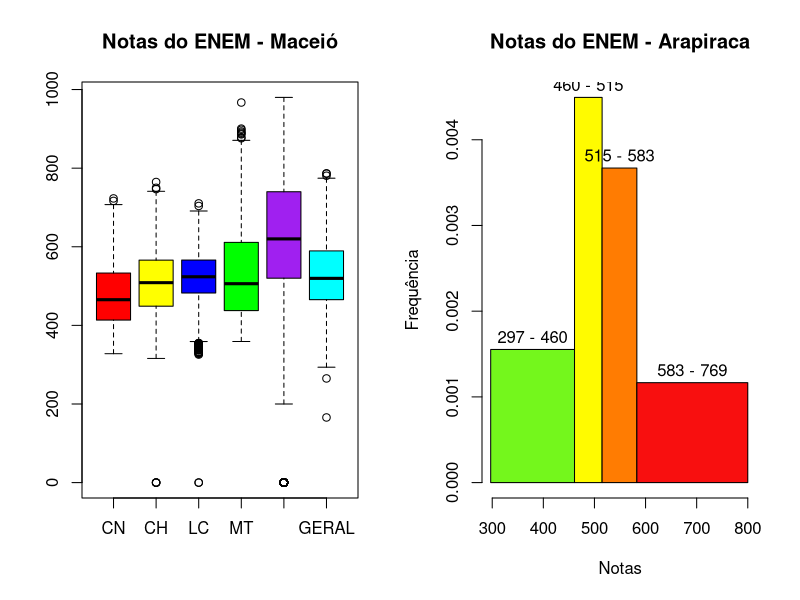

The R script that drew this image:
# 1º a)

enem <- read.csv("./data/ENEM-AL-2019.csv", header = TRUE, dec = ".")

maceio <- subset(enem, enem$NO_MUNICIPIO_RESIDENCIA == "Maceió")

par(mfrow = c(1, 2))

a_cn <- c(maceio$NU_NOTA_CN)
a_ch <- c(maceio$NU_NOTA_CH)
a_lc <- c(maceio$NU_NOTA_LC)
a_mt <- c(maceio$NU_NOTA_MT)
a_red <- c(maceio$NU_NOTA_REDACAO)
a_geral <- c(maceio$NU_NOTA_ENEM)

boxplot(a_cn, a_ch, a_lc, a_mt, a_red, a_geral,
        main = "Notas do ENEM - Maceió",
        names = c("CN", "CH", "LC", "MT", "RED", "GERAL"),
        col = c("red", "yellow", "blue", "green", "purple", "cyan")
)


# Análise:
# Pela forma de como é mostrada pelo boxplot, as notas de matemática e redação
# aparentam ser mais fáceis de se alcançar uma nota alta, em comparação com as
# notas de linguagens e ch e cn.

# 1º b)

arapiraca <- subset(enem, enem$NO_MUNICIPIO_RESIDENCIA == "Arapiraca")

nota_enem <- c(arapiraca$NU_NOTA_ENEM)
classes <- c(
        "297 - 460",
        "460 - 515",
        "515 - 583",
        "583 - 769"
)

freq <- table(cut(nota_enem, breaks = 4, labels = classes))

freq_acum <- cumsum(freq)

freq_rel <- prop.table(freq)
freq_rel_acum <- cumsum(freq_rel)

freq_rel <- round(freq_rel * 100, 2)
freq_rel_acum <- round(freq_rel_acum * 100, 2)

tabela <- cbind(freq, freq_acum, freq_rel, freq_rel_acum)
print(tabela)

hist(nota_enem,
        breaks = c(297, 461, 515, 583, 800), labels = classes,
        xlim = c(300, 800),
        main = "Notas do ENEM - Arapiraca",
        xlab = "Notas",
        ylab = "Frequência",
        col = c("#74f71c", "#fffb00", "#ff7c02", "#f80f0f"),
)

# Análise:
# A partir da tabela, é possível perceber que a maior parte dos alunos de arapiraca tiraram notas entre 460 e 515, e a menor parte entre as extremidades (297 e 769).

# 1º c)

